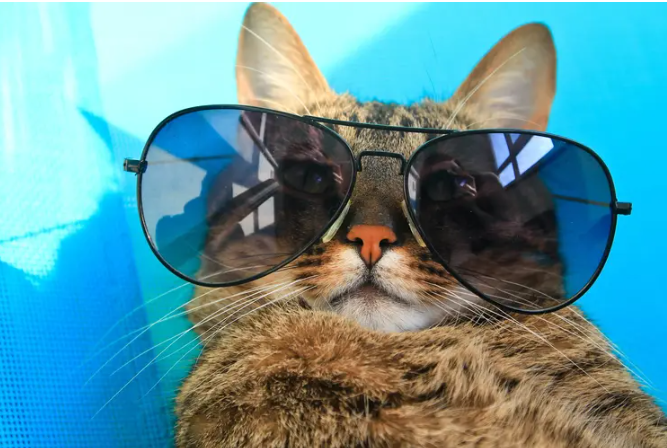
#> input picture separcao de cores/gatodeoculos.png, 667 x 448 px
$ python main.py
#> lines starting #> are read from the running program, lines starting #| are printed output that depends on the picture
from PIL import Image
import cv2
import numpy as np

# Abrir a imagem
imagem = cv2.imread('gatodeoculos.png')
#> imagem is the input picture: shape (448, 667, 3); mean B, G, R 156.7, 149.6, 93.9

azul, verde, vermelho = cv2.split(imagem)
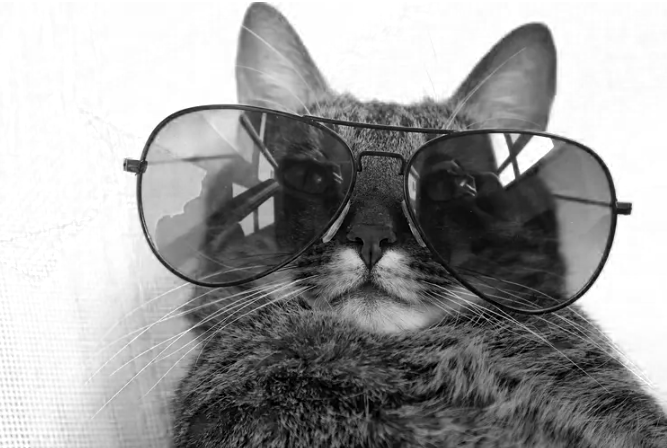
#> azul: shape (448, 667); min 0, max 255, mean 156.7
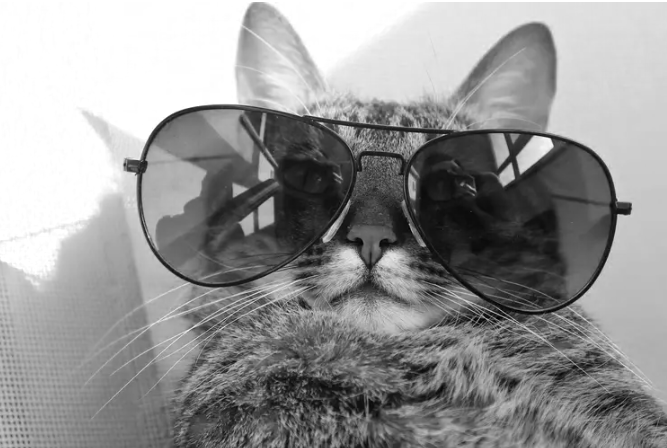
#> verde: shape (448, 667); min 0, max 255, mean 149.6
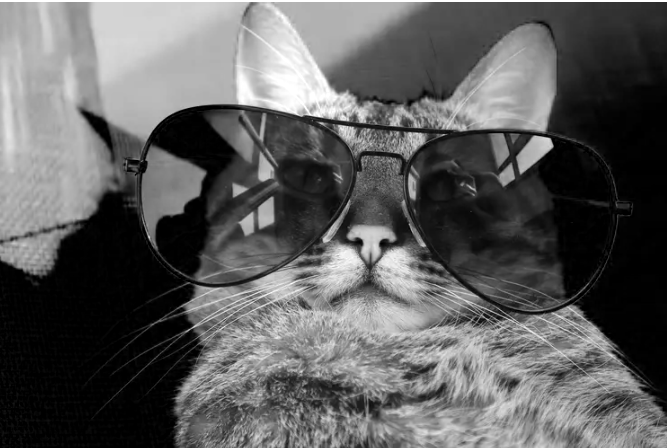
#> vermelho: shape (448, 667); min 0, max 255, mean 93.9

imagem_mesclada = cv2.merge((azul, verde, vermelho))

imagem_invertida = cv2.merge((vermelho, verde, azul))

blank = np.zeros(imagem.shape[:2], dtype='uint8')

canal_azul = cv2.merge([azul,blank,blank])
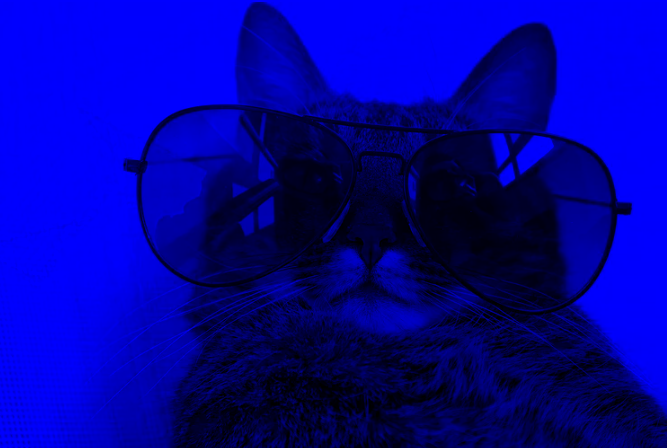
#> canal_azul: shape (448, 667, 3); mean of channels 0, 1, 2 156.7, 0, 0; drawn as B, G, R

canal_azul_gimp = cv2.merge([azul,azul,azul])

canal_verde = cv2.merge([blank,verde,blank])
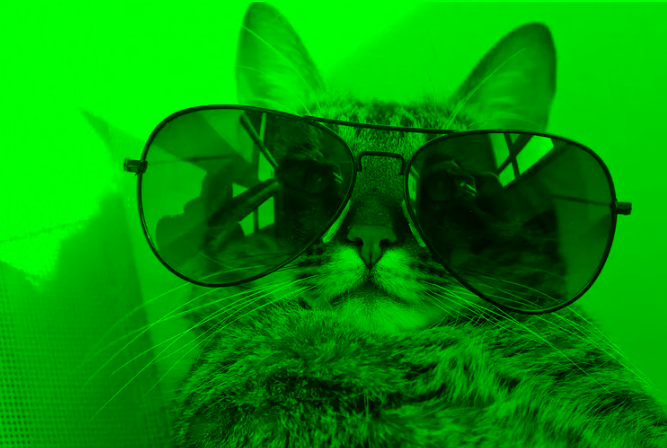
#> canal_verde: shape (448, 667, 3); mean of channels 0, 1, 2 0, 149.6, 0; drawn as B, G, R

canal_verde_gimp = cv2.merge([verde,verde,verde])

canal_vermelho = cv2.merge([blank,blank,vermelho])
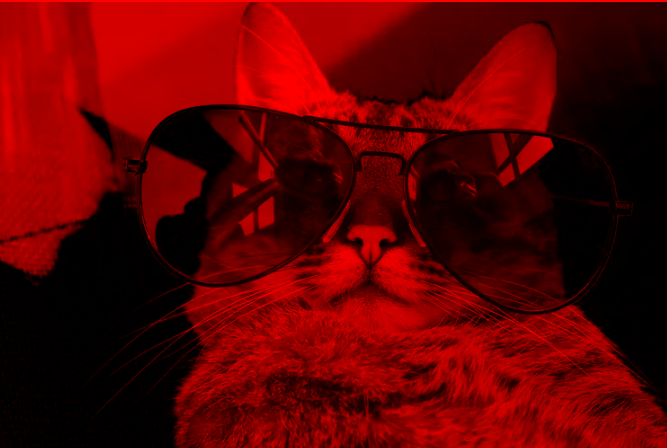
#> canal_vermelho: shape (448, 667, 3); mean of channels 0, 1, 2 0, 0, 93.9; drawn as B, G, R

canal_vermelho_gimp = cv2.merge([vermelho,vermelho,vermelho])

#conversão para cores adjacentes

cv2.imwrite('Azul.png', canal_azul)
cv2.imwrite('Azul_gimp.png', canal_azul_gimp)
cv2.imwrite('Verde.png', canal_verde)
cv2.imwrite('Verde_gimp.png', canal_verde_gimp)
cv2.imwrite('Vermelho.png', canal_vermelho)
cv2.imwrite('Vermelho_gimp.png', canal_vermelho_gimp)
cv2.imwrite("imagem_mesclada.png", imagem_mesclada)
cv2.imwrite("imagem_invertida.png", imagem_invertida)
